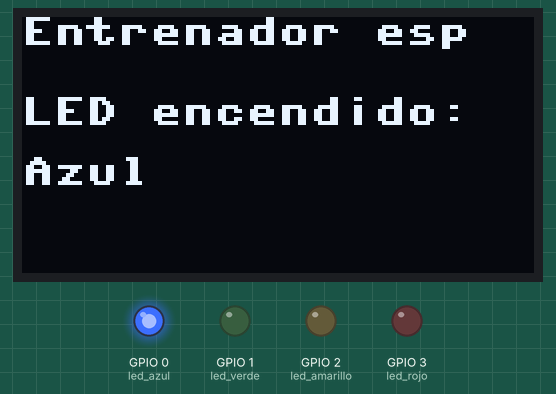
This program was run on a simulated ESP32 board running MicroPython. Shown: 128×64 one-colour display, output pins drawn as LEDs (lit = HIGH).

Above: at 0.1 s.
At 3.1 s:
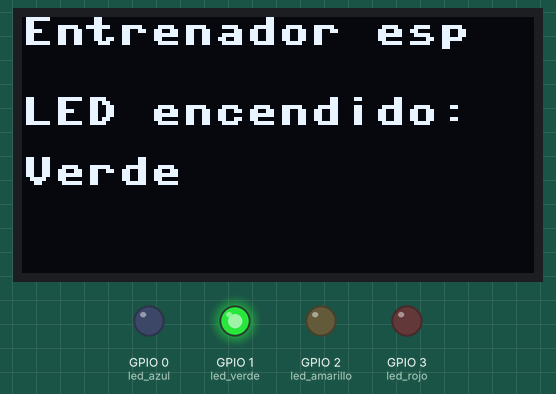
At 6.2 s:
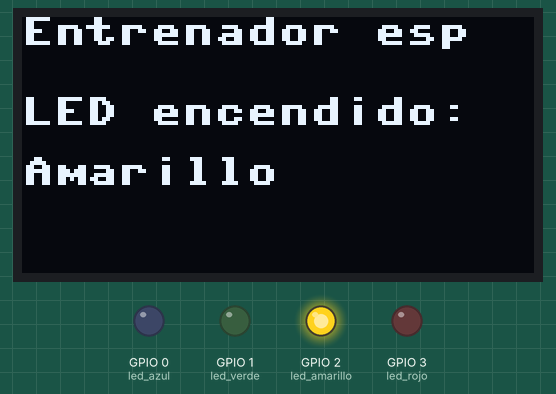
At 9.2 s:
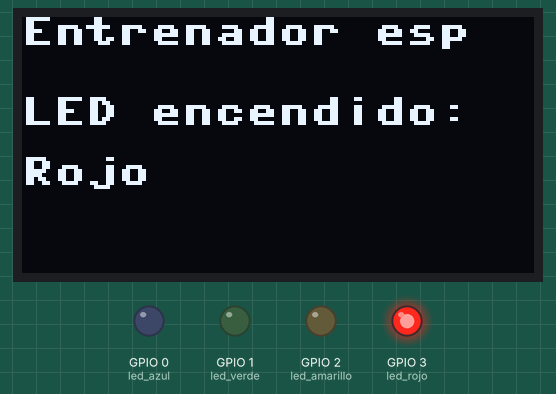
Timing chart, 0 to 40.0 s (numbered marks = the images above):
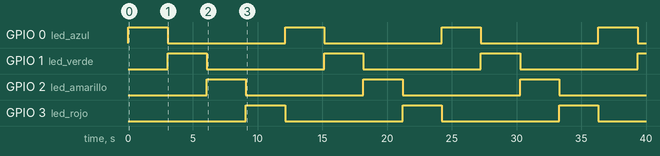

Measured:
- by itself, GPIO 0 (led_azul), GPIO 1 (led_verde), GPIO 2 (led_amarillo), GPIO 3 (led_rojo): alternates HIGH for 3.0 s and LOW for 9.1 s
- by itself, everything shown: repeats every 12.1 s, in 4 steps
- what the display in image 1 shows lasts 3.0 s, from 3.1 s to 6.1 s

The program:

oled_y_leds.py
```python
from machine import Pin, SoftI2C
import ssd1306
import time

# Configuración del OLED
sda = Pin(8)
scl = Pin(9)
i2c = SoftI2C(sda=sda, scl=scl, freq=400000)
oled = ssd1306.SSD1306_I2C(128, 64, i2c)

# Configuración de los LEDs
led_azul = Pin(0, Pin.OUT)
led_verde = Pin(1, Pin.OUT)
led_amarillo = Pin(2, Pin.OUT)
led_rojo = Pin(3, Pin.OUT)

# Diccionario con los LEDs y sus nombres
leds = [
    (led_azul, "Azul"),
    (led_verde, "Verde"),
    (led_amarillo, "Amarillo"),
    (led_rojo, "Rojo")
]

# Función para mostrar texto en OLED
def mostrar_mensaje(texto):
    oled.fill(0)
    oled.text("Entrenador esp", 0, 0)
    oled.text("LED encendido:", 0, 20)
    oled.text(texto, 0, 35)
    oled.show()

# Secuencia de encendido de LEDs
while True:
    for led, nombre in leds:
        # Apaga todos
        for l, _ in leds:
            l.value(0)
        # Enciende el actual
        led.value(1)
        mostrar_mensaje(nombre)
        time.sleep(3)
```
